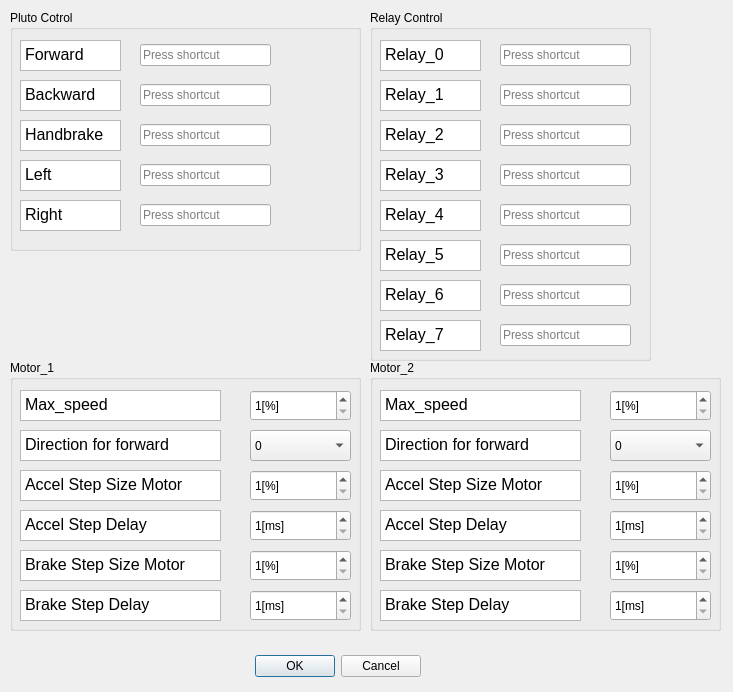
 <widget class="QDialog" name="Dialog">
  <property name="geometry">
   <rect>
    <x>0</x>
    <y>0</y>
    <width>733</width>
    <height>692</height>
   </rect>
  </property>
  <property name="windowTitle">
   <string>Control Configuration</string>
  </property>
  <widget class="QDialogButtonBox" name="buttonBox">
   <property name="geometry">
    <rect>
     <x>250</x>
     <y>650</y>
     <width>171</width>
     <height>32</height>
    </rect>
   </property>
   <property name="orientation">
    <enum>Qt::Horizontal</enum>
   </property>
   <property name="standardButtons">
    <set>QDialogButtonBox::Cancel|QDialogButtonBox::Ok</set>
   </property>
  </widget>
  <widget class="QGroupBox" name="groupBox_17">
   <property name="geometry">
    <rect>
     <x>10</x>
     <y>10</y>
     <width>351</width>
     <height>241</height>
    </rect>
   </property>
   <property name="title">
    <string>Pluto Cotrol</string>
   </property>
   <widget class="QTextEdit" name="tE_forward">
    <property name="geometry">
     <rect>
      <x>10</x>
      <y>30</y>
      <width>101</width>
      <height>31</height>
     </rect>
    </property>
    <property name="readOnly">
     <bool>true</bool>
    </property>
    <property name="html">
     <string>&lt;!DOCTYPE HTML PUBLIC &quot;-//W3C//DTD HTML 4.0//EN&quot; &quot;http://www.w3.org/TR/REC-html40/strict.dtd&quot;&gt;
&lt;html&gt;&lt;head&gt;&lt;meta name=&quot;qrichtext&quot; content=&quot;1&quot; /&gt;&lt;style type=&quot;text/css&quot;&gt;
p, li { white-space: pre-wrap; }
&lt;/style&gt;&lt;/head&gt;&lt;body style=&quot; font-family:'MS Shell Dlg 2'; font-size:8.25pt; font-weight:400; font-style:normal;&quot;&gt;
&lt;p style=&quot; margin-top:0px; margin-bottom:0px; margin-left:0px; margin-right:0px; -qt-block-indent:0; text-indent:0px;&quot;&gt;&lt;span style=&quot; font-size:12pt;&quot;&gt;Forward&lt;/span&gt;&lt;/p&gt;&lt;/body&gt;&lt;/html&gt;</string>
    </property>
   </widget>
   <widget class="QKeySequenceEdit" name="kSE_back">
    <property name="geometry">
     <rect>
      <x>130</x>
      <y>70</y>
      <width>131</width>
      <height>31</height>
     </rect>
    </property>
   </widget>
   <widget class="QTextEdit" name="tE_back">
    <property name="geometry">
     <rect>
      <x>10</x>
      <y>70</y>
      <width>101</width>
      <height>31</height>
     </rect>
    </property>
    <property name="readOnly">
     <bool>true</bool>
    </property>
    <property name="html">
     <string>&lt;!DOCTYPE HTML PUBLIC &quot;-//W3C//DTD HTML 4.0//EN&quot; &quot;http://www.w3.org/TR/REC-html40/strict.dtd&quot;&gt;
&lt;html&gt;&lt;head&gt;&lt;meta name=&quot;qrichtext&quot; content=&quot;1&quot; /&gt;&lt;style type=&quot;text/css&quot;&gt;
p, li { white-space: pre-wrap; }
&lt;/style&gt;&lt;/head&gt;&lt;body style=&quot; font-family:'MS Shell Dlg 2'; font-size:8.25pt; font-weight:400; font-style:normal;&quot;&gt;
&lt;p style=&quot; margin-top:0px; margin-bottom:0px; margin-left:0px; margin-right:0px; -qt-block-indent:0; text-indent:0px;&quot;&gt;&lt;span style=&quot; font-size:12pt;&quot;&gt;Backward&lt;/span&gt;&lt;/p&gt;&lt;/body&gt;&lt;/html&gt;</string>
    </property>
   </widget>
   <widget class="QTextEdit" name="tE_left">
    <property name="geometry">
     <rect>
      <x>10</x>
      <y>150</y>
      <width>101</width>
      <height>31</height>
     </rect>
    </property>
    <property name="readOnly">
     <bool>true</bool>
    </property>
    <property name="html">
     <string>&lt;!DOCTYPE HTML PUBLIC &quot;-//W3C//DTD HTML 4.0//EN&quot; &quot;http://www.w3.org/TR/REC-html40/strict.dtd&quot;&gt;
&lt;html&gt;&lt;head&gt;&lt;meta name=&quot;qrichtext&quot; content=&quot;1&quot; /&gt;&lt;style type=&quot;text/css&quot;&gt;
p, li { white-space: pre-wrap; }
&lt;/style&gt;&lt;/head&gt;&lt;body style=&quot; font-family:'MS Shell Dlg 2'; font-size:8.25pt; font-weight:400; font-style:normal;&quot;&gt;
&lt;p style=&quot; margin-top:0px; margin-bottom:0px; margin-left:0px; margin-right:0px; -qt-block-indent:0; text-indent:0px;&quot;&gt;&lt;span style=&quot; font-size:12pt;&quot;&gt;Left&lt;/span&gt;&lt;/p&gt;&lt;/body&gt;&lt;/html&gt;</string>
    </property>
   </widget>
   <widget class="QKeySequenceEdit" name="kSE_left">
    <property name="geometry">
     <rect>
      <x>130</x>
      <y>150</y>
      <width>131</width>
      <height>31</height>
     </rect>
    </property>
   </widget>
   <widget class="QKeySequenceEdit" name="kSE_right">
    <property name="geometry">
     <rect>
      <x>130</x>
      <y>190</y>
      <width>131</width>
      <height>31</height>
     </rect>
    </property>
   </widget>
   <widget class="QTextEdit" name="tE_right">
    <property name="geometry">
     <rect>
      <x>10</x>
      <y>190</y>
      <width>101</width>
      <height>31</height>
     </rect>
    </property>
    <property name="readOnly">
     <bool>true</bool>
    </property>
    <property name="html">
     <string>&lt;!DOCTYPE HTML PUBLIC &quot;-//W3C//DTD HTML 4.0//EN&quot; &quot;http://www.w3.org/TR/REC-html40/strict.dtd&quot;&gt;
&lt;html&gt;&lt;head&gt;&lt;meta name=&quot;qrichtext&quot; content=&quot;1&quot; /&gt;&lt;style type=&quot;text/css&quot;&gt;
p, li { white-space: pre-wrap; }
&lt;/style&gt;&lt;/head&gt;&lt;body style=&quot; font-family:'MS Shell Dlg 2'; font-size:8.25pt; font-weight:400; font-style:normal;&quot;&gt;
&lt;p style=&quot; margin-top:0px; margin-bottom:0px; margin-left:0px; margin-right:0px; -qt-block-indent:0; text-indent:0px;&quot;&gt;&lt;span style=&quot; font-size:12pt;&quot;&gt;Right&lt;/span&gt;&lt;/p&gt;&lt;/body&gt;&lt;/html&gt;</string>
    </property>
   </widget>
   <widget class="QKeySequenceEdit" name="kSE_forward">
    <property name="geometry">
     <rect>
      <x>130</x>
      <y>30</y>
      <width>131</width>
      <height>31</height>
     </rect>
    </property>
   </widget>
   <widget class="QKeySequenceEdit" name="kSE_stop">
    <property name="geometry">
     <rect>
      <x>130</x>
      <y>110</y>
      <width>131</width>
      <height>31</height>
     </rect>
    </property>
   </widget>
   <widget class="QTextEdit" name="tE_stop">
    <property name="geometry">
     <rect>
      <x>10</x>
      <y>110</y>
      <width>101</width>
      <height>31</height>
     </rect>
    </property>
    <property name="readOnly">
     <bool>true</bool>
    </property>
    <property name="html">
     <string>&lt;!DOCTYPE HTML PUBLIC &quot;-//W3C//DTD HTML 4.0//EN&quot; &quot;http://www.w3.org/TR/REC-html40/strict.dtd&quot;&gt;
&lt;html&gt;&lt;head&gt;&lt;meta name=&quot;qrichtext&quot; content=&quot;1&quot; /&gt;&lt;style type=&quot;text/css&quot;&gt;
p, li { white-space: pre-wrap; }
&lt;/style&gt;&lt;/head&gt;&lt;body style=&quot; font-family:'MS Shell Dlg 2'; font-size:8.25pt; font-weight:400; font-style:normal;&quot;&gt;
&lt;p style=&quot; margin-top:0px; margin-bottom:0px; margin-left:0px; margin-right:0px; -qt-block-indent:0; text-indent:0px;&quot;&gt;&lt;span style=&quot; font-size:12pt;&quot;&gt;Handbrake&lt;/span&gt;&lt;/p&gt;&lt;/body&gt;&lt;/html&gt;</string>
    </property>
   </widget>
  </widget>
  <widget class="QGroupBox" name="groupBox_18">
   <property name="geometry">
    <rect>
     <x>370</x>
     <y>10</y>
     <width>281</width>
     <height>351</height>
    </rect>
   </property>
   <property name="title">
    <string>Relay Control</string>
   </property>
   <widget class="QTextEdit" name="tE_r0">
    <property name="geometry">
     <rect>
      <x>10</x>
      <y>30</y>
      <width>101</width>
      <height>31</height>
     </rect>
    </property>
    <property name="readOnly">
     <bool>true</bool>
    </property>
    <property name="html">
     <string>&lt;!DOCTYPE HTML PUBLIC &quot;-//W3C//DTD HTML 4.0//EN&quot; &quot;http://www.w3.org/TR/REC-html40/strict.dtd&quot;&gt;
&lt;html&gt;&lt;head&gt;&lt;meta name=&quot;qrichtext&quot; content=&quot;1&quot; /&gt;&lt;style type=&quot;text/css&quot;&gt;
p, li { white-space: pre-wrap; }
&lt;/style&gt;&lt;/head&gt;&lt;body style=&quot; font-family:'MS Shell Dlg 2'; font-size:8.25pt; font-weight:400; font-style:normal;&quot;&gt;
&lt;p style=&quot; margin-top:0px; margin-bottom:0px; margin-left:0px; margin-right:0px; -qt-block-indent:0; text-indent:0px;&quot;&gt;&lt;span style=&quot; font-size:12pt;&quot;&gt;Relay_0&lt;/span&gt;&lt;/p&gt;&lt;/body&gt;&lt;/html&gt;</string>
    </property>
   </widget>
   <widget class="QKeySequenceEdit" name="kSE_r1">
    <property name="geometry">
     <rect>
      <x>130</x>
      <y>70</y>
      <width>131</width>
      <height>31</height>
     </rect>
    </property>
   </widget>
   <widget class="QTextEdit" name="tE_r1">
    <property name="geometry">
     <rect>
      <x>10</x>
      <y>70</y>
      <width>101</width>
      <height>31</height>
     </rect>
    </property>
    <property name="readOnly">
     <bool>true</bool>
    </property>
    <property name="html">
     <string>&lt;!DOCTYPE HTML PUBLIC &quot;-//W3C//DTD HTML 4.0//EN&quot; &quot;http://www.w3.org/TR/REC-html40/strict.dtd&quot;&gt;
&lt;html&gt;&lt;head&gt;&lt;meta name=&quot;qrichtext&quot; content=&quot;1&quot; /&gt;&lt;style type=&quot;text/css&quot;&gt;
p, li { white-space: pre-wrap; }
&lt;/style&gt;&lt;/head&gt;&lt;body style=&quot; font-family:'MS Shell Dlg 2'; font-size:8.25pt; font-weight:400; font-style:normal;&quot;&gt;
&lt;p style=&quot; margin-top:0px; margin-bottom:0px; margin-left:0px; margin-right:0px; -qt-block-indent:0; text-indent:0px;&quot;&gt;&lt;span style=&quot; font-size:12pt;&quot;&gt;Relay_1&lt;/span&gt;&lt;/p&gt;&lt;/body&gt;&lt;/html&gt;</string>
    </property>
   </widget>
   <widget class="QTextEdit" name="tE_r3">
    <property name="geometry">
     <rect>
      <x>10</x>
      <y>150</y>
      <width>101</width>
      <height>31</height>
     </rect>
    </property>
    <property name="readOnly">
     <bool>true</bool>
    </property>
    <property name="html">
     <string>&lt;!DOCTYPE HTML PUBLIC &quot;-//W3C//DTD HTML 4.0//EN&quot; &quot;http://www.w3.org/TR/REC-html40/strict.dtd&quot;&gt;
&lt;html&gt;&lt;head&gt;&lt;meta name=&quot;qrichtext&quot; content=&quot;1&quot; /&gt;&lt;style type=&quot;text/css&quot;&gt;
p, li { white-space: pre-wrap; }
&lt;/style&gt;&lt;/head&gt;&lt;body style=&quot; font-family:'MS Shell Dlg 2'; font-size:8.25pt; font-weight:400; font-style:normal;&quot;&gt;
&lt;p style=&quot; margin-top:0px; margin-bottom:0px; margin-left:0px; margin-right:0px; -qt-block-indent:0; text-indent:0px;&quot;&gt;&lt;span style=&quot; font-size:12pt;&quot;&gt;Relay_3&lt;/span&gt;&lt;/p&gt;&lt;/body&gt;&lt;/html&gt;</string>
    </property>
   </widget>
   <widget class="QKeySequenceEdit" name="kSE_r3">
    <property name="geometry">
     <rect>
      <x>130</x>
      <y>150</y>
      <width>131</width>
      <height>31</height>
     </rect>
    </property>
   </widget>
   <widget class="QKeySequenceEdit" name="kSE_r4">
    <property name="geometry">
     <rect>
      <x>130</x>
      <y>190</y>
      <width>131</width>
      <height>31</height>
     </rect>
    </property>
   </widget>
   <widget class="QTextEdit" name="tE_r4">
    <property name="geometry">
     <rect>
      <x>10</x>
      <y>190</y>
      <width>101</width>
      <height>31</height>
     </rect>
    </property>
    <property name="readOnly">
     <bool>true</bool>
    </property>
    <property name="html">
     <string>&lt;!DOCTYPE HTML PUBLIC &quot;-//W3C//DTD HTML 4.0//EN&quot; &quot;http://www.w3.org/TR/REC-html40/strict.dtd&quot;&gt;
&lt;html&gt;&lt;head&gt;&lt;meta name=&quot;qrichtext&quot; content=&quot;1&quot; /&gt;&lt;style type=&quot;text/css&quot;&gt;
p, li { white-space: pre-wrap; }
&lt;/style&gt;&lt;/head&gt;&lt;body style=&quot; font-family:'MS Shell Dlg 2'; font-size:8.25pt; font-weight:400; font-style:normal;&quot;&gt;
&lt;p style=&quot; margin-top:0px; margin-bottom:0px; margin-left:0px; margin-right:0px; -qt-block-indent:0; text-indent:0px;&quot;&gt;&lt;span style=&quot; font-size:12pt;&quot;&gt;Relay_4&lt;/span&gt;&lt;/p&gt;&lt;/body&gt;&lt;/html&gt;</string>
    </property>
   </widget>
   <widget class="QKeySequenceEdit" name="kSE_r0">
    <property name="geometry">
     <rect>
      <x>130</x>
      <y>30</y>
      <width>131</width>
      <height>31</height>
     </rect>
    </property>
   </widget>
   <widget class="QKeySequenceEdit" name="kSE_r2">
    <property name="geometry">
     <rect>
      <x>130</x>
      <y>110</y>
      <width>131</width>
      <height>31</height>
     </rect>
    </property>
   </widget>
   <widget class="QTextEdit" name="tE_r2">
    <property name="geometry">
     <rect>
      <x>10</x>
      <y>110</y>
      <width>101</width>
      <height>31</height>
     </rect>
    </property>
    <property name="readOnly">
     <bool>true</bool>
    </property>
    <property name="html">
     <string>&lt;!DOCTYPE HTML PUBLIC &quot;-//W3C//DTD HTML 4.0//EN&quot; &quot;http://www.w3.org/TR/REC-html40/strict.dtd&quot;&gt;
&lt;html&gt;&lt;head&gt;&lt;meta name=&quot;qrichtext&quot; content=&quot;1&quot; /&gt;&lt;style type=&quot;text/css&quot;&gt;
p, li { white-space: pre-wrap; }
&lt;/style&gt;&lt;/head&gt;&lt;body style=&quot; font-family:'MS Shell Dlg 2'; font-size:8.25pt; font-weight:400; font-style:normal;&quot;&gt;
&lt;p style=&quot; margin-top:0px; margin-bottom:0px; margin-left:0px; margin-right:0px; -qt-block-indent:0; text-indent:0px;&quot;&gt;&lt;span style=&quot; font-size:12pt;&quot;&gt;Relay_2&lt;/span&gt;&lt;/p&gt;&lt;/body&gt;&lt;/html&gt;</string>
    </property>
   </widget>
   <widget class="QTextEdit" name="tE_r7">
    <property name="geometry">
     <rect>
      <x>10</x>
      <y>310</y>
      <width>101</width>
      <height>31</height>
     </rect>
    </property>
    <property name="readOnly">
     <bool>true</bool>
    </property>
    <property name="html">
     <string>&lt;!DOCTYPE HTML PUBLIC &quot;-//W3C//DTD HTML 4.0//EN&quot; &quot;http://www.w3.org/TR/REC-html40/strict.dtd&quot;&gt;
&lt;html&gt;&lt;head&gt;&lt;meta name=&quot;qrichtext&quot; content=&quot;1&quot; /&gt;&lt;style type=&quot;text/css&quot;&gt;
p, li { white-space: pre-wrap; }
&lt;/style&gt;&lt;/head&gt;&lt;body style=&quot; font-family:'MS Shell Dlg 2'; font-size:8.25pt; font-weight:400; font-style:normal;&quot;&gt;
&lt;p style=&quot; margin-top:0px; margin-bottom:0px; margin-left:0px; margin-right:0px; -qt-block-indent:0; text-indent:0px;&quot;&gt;&lt;span style=&quot; font-size:12pt;&quot;&gt;Relay_7&lt;/span&gt;&lt;/p&gt;&lt;/body&gt;&lt;/html&gt;</string>
    </property>
   </widget>
   <widget class="QKeySequenceEdit" name="kSE_r5">
    <property name="geometry">
     <rect>
      <x>130</x>
      <y>230</y>
      <width>131</width>
      <height>31</height>
     </rect>
    </property>
   </widget>
   <widget class="QTextEdit" name="tE_r5">
    <property name="geometry">
     <rect>
      <x>10</x>
      <y>230</y>
      <width>101</width>
      <height>31</height>
     </rect>
    </property>
    <property name="readOnly">
     <bool>true</bool>
    </property>
    <property name="html">
     <string>&lt;!DOCTYPE HTML PUBLIC &quot;-//W3C//DTD HTML 4.0//EN&quot; &quot;http://www.w3.org/TR/REC-html40/strict.dtd&quot;&gt;
&lt;html&gt;&lt;head&gt;&lt;meta name=&quot;qrichtext&quot; content=&quot;1&quot; /&gt;&lt;style type=&quot;text/css&quot;&gt;
p, li { white-space: pre-wrap; }
&lt;/style&gt;&lt;/head&gt;&lt;body style=&quot; font-family:'MS Shell Dlg 2'; font-size:8.25pt; font-weight:400; font-style:normal;&quot;&gt;
&lt;p style=&quot; margin-top:0px; margin-bottom:0px; margin-left:0px; margin-right:0px; -qt-block-indent:0; text-indent:0px;&quot;&gt;&lt;span style=&quot; font-size:12pt;&quot;&gt;Relay_5&lt;/span&gt;&lt;/p&gt;&lt;/body&gt;&lt;/html&gt;</string>
    </property>
   </widget>
   <widget class="QTextEdit" name="tE_r6">
    <property name="geometry">
     <rect>
      <x>10</x>
      <y>270</y>
      <width>101</width>
      <height>31</height>
     </rect>
    </property>
    <property name="readOnly">
     <bool>true</bool>
    </property>
    <property name="html">
     <string>&lt;!DOCTYPE HTML PUBLIC &quot;-//W3C//DTD HTML 4.0//EN&quot; &quot;http://www.w3.org/TR/REC-html40/strict.dtd&quot;&gt;
&lt;html&gt;&lt;head&gt;&lt;meta name=&quot;qrichtext&quot; content=&quot;1&quot; /&gt;&lt;style type=&quot;text/css&quot;&gt;
p, li { white-space: pre-wrap; }
&lt;/style&gt;&lt;/head&gt;&lt;body style=&quot; font-family:'MS Shell Dlg 2'; font-size:8.25pt; font-weight:400; font-style:normal;&quot;&gt;
&lt;p style=&quot; margin-top:0px; margin-bottom:0px; margin-left:0px; margin-right:0px; -qt-block-indent:0; text-indent:0px;&quot;&gt;&lt;span style=&quot; font-size:12pt;&quot;&gt;Relay_6&lt;/span&gt;&lt;/p&gt;&lt;/body&gt;&lt;/html&gt;</string>
    </property>
   </widget>
   <widget class="QKeySequenceEdit" name="kSE_r7">
    <property name="geometry">
     <rect>
      <x>130</x>
      <y>310</y>
      <width>131</width>
      <height>31</height>
     </rect>
    </property>
   </widget>
   <widget class="QKeySequenceEdit" name="kSE_r6">
    <property name="geometry">
     <rect>
      <x>130</x>
      <y>270</y>
      <width>131</width>
      <height>31</height>
     </rect>
    </property>
   </widget>
  </widget>
  <widget class="QGroupBox" name="gB_Motor_1">
   <property name="geometry">
    <rect>
     <x>10</x>
     <y>360</y>
     <width>351</width>
     <height>271</height>
    </rect>
   </property>
   <property name="title">
    <string>Motor_1</string>
   </property>
   <widget class="QSpinBox" name="sB_Brake_step_1">
    <property name="geometry">
     <rect>
      <x>240</x>
      <y>190</y>
      <width>101</width>
      <height>31</height>
     </rect>
    </property>
    <property name="suffix">
     <string>[%]</string>
    </property>
    <property name="prefix">
     <string/>
    </property>
    <property name="minimum">
     <number>1</number>
    </property>
    <property name="maximum">
     <number>99</number>
    </property>
   </widget>
   <widget class="QSpinBox" name="sB_Accel_delay_1">
    <property name="geometry">
     <rect>
      <x>240</x>
      <y>150</y>
      <width>101</width>
      <height>31</height>
     </rect>
    </property>
    <property name="specialValueText">
     <string/>
    </property>
    <property name="suffix">
     <string>[ms]</string>
    </property>
    <property name="minimum">
     <number>1</number>
    </property>
    <property name="maximum">
     <number>65535</number>
    </property>
   </widget>
   <widget class="QSpinBox" name="sB_max_speed_1">
    <property name="geometry">
     <rect>
      <x>240</x>
      <y>30</y>
      <width>101</width>
      <height>31</height>
     </rect>
    </property>
    <property name="suffix">
     <string>[%]</string>
    </property>
    <property name="minimum">
     <number>1</number>
    </property>
    <property name="maximum">
     <number>100</number>
    </property>
   </widget>
   <widget class="QTextEdit" name="tE_max_speed_1">
    <property name="geometry">
     <rect>
      <x>10</x>
      <y>30</y>
      <width>201</width>
      <height>31</height>
     </rect>
    </property>
    <property name="readOnly">
     <bool>true</bool>
    </property>
    <property name="html">
     <string>&lt;!DOCTYPE HTML PUBLIC &quot;-//W3C//DTD HTML 4.0//EN&quot; &quot;http://www.w3.org/TR/REC-html40/strict.dtd&quot;&gt;
&lt;html&gt;&lt;head&gt;&lt;meta name=&quot;qrichtext&quot; content=&quot;1&quot; /&gt;&lt;style type=&quot;text/css&quot;&gt;
p, li { white-space: pre-wrap; }
&lt;/style&gt;&lt;/head&gt;&lt;body style=&quot; font-family:'MS Shell Dlg 2'; font-size:8.25pt; font-weight:400; font-style:normal;&quot;&gt;
&lt;p style=&quot; margin-top:0px; margin-bottom:0px; margin-left:0px; margin-right:0px; -qt-block-indent:0; text-indent:0px;&quot;&gt;&lt;span style=&quot; font-size:12pt;&quot;&gt;Max_speed&lt;/span&gt;&lt;/p&gt;&lt;/body&gt;&lt;/html&gt;</string>
    </property>
   </widget>
   <widget class="QTextEdit" name="tE_dir_1">
    <property name="geometry">
     <rect>
      <x>10</x>
      <y>70</y>
      <width>201</width>
      <height>31</height>
     </rect>
    </property>
    <property name="readOnly">
     <bool>true</bool>
    </property>
    <property name="html">
     <string>&lt;!DOCTYPE HTML PUBLIC &quot;-//W3C//DTD HTML 4.0//EN&quot; &quot;http://www.w3.org/TR/REC-html40/strict.dtd&quot;&gt;
&lt;html&gt;&lt;head&gt;&lt;meta name=&quot;qrichtext&quot; content=&quot;1&quot; /&gt;&lt;style type=&quot;text/css&quot;&gt;
p, li { white-space: pre-wrap; }
&lt;/style&gt;&lt;/head&gt;&lt;body style=&quot; font-family:'MS Shell Dlg 2'; font-size:8.25pt; font-weight:400; font-style:normal;&quot;&gt;
&lt;p style=&quot; margin-top:0px; margin-bottom:0px; margin-left:0px; margin-right:0px; -qt-block-indent:0; text-indent:0px;&quot;&gt;&lt;span style=&quot; font-size:12pt;&quot;&gt;Direction for forward&lt;/span&gt;&lt;/p&gt;&lt;/body&gt;&lt;/html&gt;</string>
    </property>
   </widget>
   <widget class="QTextEdit" name="tE_Brake_delay_1">
    <property name="geometry">
     <rect>
      <x>10</x>
      <y>230</y>
      <width>201</width>
      <height>31</height>
     </rect>
    </property>
    <property name="readOnly">
     <bool>true</bool>
    </property>
    <property name="html">
     <string>&lt;!DOCTYPE HTML PUBLIC &quot;-//W3C//DTD HTML 4.0//EN&quot; &quot;http://www.w3.org/TR/REC-html40/strict.dtd&quot;&gt;
&lt;html&gt;&lt;head&gt;&lt;meta name=&quot;qrichtext&quot; content=&quot;1&quot; /&gt;&lt;style type=&quot;text/css&quot;&gt;
p, li { white-space: pre-wrap; }
&lt;/style&gt;&lt;/head&gt;&lt;body style=&quot; font-family:'MS Shell Dlg 2'; font-size:8.25pt; font-weight:400; font-style:normal;&quot;&gt;
&lt;p style=&quot; margin-top:0px; margin-bottom:0px; margin-left:0px; margin-right:0px; -qt-block-indent:0; text-indent:0px;&quot;&gt;&lt;span style=&quot; font-size:12pt;&quot;&gt;Brake Step Delay&lt;/span&gt;&lt;/p&gt;&lt;/body&gt;&lt;/html&gt;</string>
    </property>
   </widget>
   <widget class="QTextEdit" name="tE_Brake_step_1">
    <property name="geometry">
     <rect>
      <x>10</x>
      <y>190</y>
      <width>201</width>
      <height>31</height>
     </rect>
    </property>
    <property name="readOnly">
     <bool>true</bool>
    </property>
    <property name="html">
     <string>&lt;!DOCTYPE HTML PUBLIC &quot;-//W3C//DTD HTML 4.0//EN&quot; &quot;http://www.w3.org/TR/REC-html40/strict.dtd&quot;&gt;
&lt;html&gt;&lt;head&gt;&lt;meta name=&quot;qrichtext&quot; content=&quot;1&quot; /&gt;&lt;style type=&quot;text/css&quot;&gt;
p, li { white-space: pre-wrap; }
&lt;/style&gt;&lt;/head&gt;&lt;body style=&quot; font-family:'MS Shell Dlg 2'; font-size:8.25pt; font-weight:400; font-style:normal;&quot;&gt;
&lt;p style=&quot; margin-top:0px; margin-bottom:0px; margin-left:0px; margin-right:0px; -qt-block-indent:0; text-indent:0px;&quot;&gt;&lt;span style=&quot; font-size:12pt;&quot;&gt;Brake Step Size Motor&lt;/span&gt;&lt;/p&gt;&lt;/body&gt;&lt;/html&gt;</string>
    </property>
   </widget>
   <widget class="QTextEdit" name="tE_Accel_delay_1">
    <property name="geometry">
     <rect>
      <x>10</x>
      <y>150</y>
      <width>201</width>
      <height>31</height>
     </rect>
    </property>
    <property name="readOnly">
     <bool>true</bool>
    </property>
    <property name="html">
     <string>&lt;!DOCTYPE HTML PUBLIC &quot;-//W3C//DTD HTML 4.0//EN&quot; &quot;http://www.w3.org/TR/REC-html40/strict.dtd&quot;&gt;
&lt;html&gt;&lt;head&gt;&lt;meta name=&quot;qrichtext&quot; content=&quot;1&quot; /&gt;&lt;style type=&quot;text/css&quot;&gt;
p, li { white-space: pre-wrap; }
&lt;/style&gt;&lt;/head&gt;&lt;body style=&quot; font-family:'MS Shell Dlg 2'; font-size:8.25pt; font-weight:400; font-style:normal;&quot;&gt;
&lt;p style=&quot; margin-top:0px; margin-bottom:0px; margin-left:0px; margin-right:0px; -qt-block-indent:0; text-indent:0px;&quot;&gt;&lt;span style=&quot; font-size:12pt;&quot;&gt;Accel Step Delay&lt;/span&gt;&lt;/p&gt;&lt;/body&gt;&lt;/html&gt;</string>
    </property>
   </widget>
   <widget class="QSpinBox" name="sB_Accel_step_1">
    <property name="geometry">
     <rect>
      <x>240</x>
      <y>110</y>
      <width>101</width>
      <height>31</height>
     </rect>
    </property>
    <property name="suffix">
     <string>[%]</string>
    </property>
    <property name="prefix">
     <string/>
    </property>
    <property name="minimum">
     <number>1</number>
    </property>
    <property name="maximum">
     <number>99</number>
    </property>
   </widget>
   <widget class="QComboBox" name="cB_dir_1">
    <property name="geometry">
     <rect>
      <x>240</x>
      <y>70</y>
      <width>101</width>
      <height>31</height>
     </rect>
    </property>
    <item>
     <property name="text">
      <string>0</string>
     </property>
    </item>
    <item>
     <property name="text">
      <string>1</string>
     </property>
    </item>
   </widget>
   <widget class="QTextEdit" name="tE_Accel_step_1">
    <property name="geometry">
     <rect>
      <x>10</x>
      <y>110</y>
      <width>201</width>
      <height>31</height>
     </rect>
    </property>
    <property name="readOnly">
     <bool>true</bool>
    </property>
    <property name="html">
     <string>&lt;!DOCTYPE HTML PUBLIC &quot;-//W3C//DTD HTML 4.0//EN&quot; &quot;http://www.w3.org/TR/REC-html40/strict.dtd&quot;&gt;
&lt;html&gt;&lt;head&gt;&lt;meta name=&quot;qrichtext&quot; content=&quot;1&quot; /&gt;&lt;style type=&quot;text/css&quot;&gt;
p, li { white-space: pre-wrap; }
&lt;/style&gt;&lt;/head&gt;&lt;body style=&quot; font-family:'MS Shell Dlg 2'; font-size:8.25pt; font-weight:400; font-style:normal;&quot;&gt;
&lt;p style=&quot; margin-top:0px; margin-bottom:0px; margin-left:0px; margin-right:0px; -qt-block-indent:0; text-indent:0px;&quot;&gt;&lt;span style=&quot; font-size:12pt;&quot;&gt;Accel Step Size Motor&lt;/span&gt;&lt;/p&gt;&lt;/body&gt;&lt;/html&gt;</string>
    </property>
   </widget>
   <widget class="QSpinBox" name="sB_Brake_delay_1">
    <property name="geometry">
     <rect>
      <x>240</x>
      <y>230</y>
      <width>101</width>
      <height>31</height>
     </rect>
    </property>
    <property name="specialValueText">
     <string/>
    </property>
    <property name="suffix">
     <string>[ms]</string>
    </property>
    <property name="minimum">
     <number>1</number>
    </property>
    <property name="maximum">
     <number>65535</number>
    </property>
   </widget>
  </widget>
  <widget class="QGroupBox" name="gB_Motor_2">
   <property name="geometry">
    <rect>
     <x>370</x>
     <y>360</y>
     <width>351</width>
     <height>271</height>
    </rect>
   </property>
   <property name="title">
    <string>Motor_2</string>
   </property>
   <widget class="QSpinBox" name="sB_Brake_step_2">
    <property name="geometry">
     <rect>
      <x>240</x>
      <y>190</y>
      <width>101</width>
      <height>31</height>
     </rect>
    </property>
    <property name="suffix">
     <string>[%]</string>
    </property>
    <property name="prefix">
     <string/>
    </property>
    <property name="minimum">
     <number>1</number>
    </property>
    <property name="maximum">
     <number>99</number>
    </property>
   </widget>
   <widget class="QSpinBox" name="sB_Accel_delay_2">
    <property name="geometry">
     <rect>
      <x>240</x>
      <y>150</y>
      <width>101</width>
      <height>31</height>
     </rect>
    </property>
    <property name="specialValueText">
     <string/>
    </property>
    <property name="suffix">
     <string>[ms]</string>
    </property>
    <property name="minimum">
     <number>1</number>
    </property>
    <property name="maximum">
     <number>65535</number>
    </property>
   </widget>
   <widget class="QSpinBox" name="sB_max_speed_2">
    <property name="geometry">
     <rect>
      <x>240</x>
      <y>30</y>
      <width>101</width>
      <height>31</height>
     </rect>
    </property>
    <property name="suffix">
     <string>[%]</string>
    </property>
    <property name="minimum">
     <number>1</number>
    </property>
    <property name="maximum">
     <number>100</number>
    </property>
   </widget>
   <widget class="QTextEdit" name="tE_max_speed_2">
    <property name="geometry">
     <rect>
      <x>10</x>
      <y>30</y>
      <width>201</width>
      <height>31</height>
     </rect>
    </property>
    <property name="readOnly">
     <bool>true</bool>
    </property>
    <property name="html">
     <string>&lt;!DOCTYPE HTML PUBLIC &quot;-//W3C//DTD HTML 4.0//EN&quot; &quot;http://www.w3.org/TR/REC-html40/strict.dtd&quot;&gt;
&lt;html&gt;&lt;head&gt;&lt;meta name=&quot;qrichtext&quot; content=&quot;1&quot; /&gt;&lt;style type=&quot;text/css&quot;&gt;
p, li { white-space: pre-wrap; }
&lt;/style&gt;&lt;/head&gt;&lt;body style=&quot; font-family:'MS Shell Dlg 2'; font-size:8.25pt; font-weight:400; font-style:normal;&quot;&gt;
&lt;p style=&quot; margin-top:0px; margin-bottom:0px; margin-left:0px; margin-right:0px; -qt-block-indent:0; text-indent:0px;&quot;&gt;&lt;span style=&quot; font-size:12pt;&quot;&gt;Max_speed&lt;/span&gt;&lt;/p&gt;&lt;/body&gt;&lt;/html&gt;</string>
    </property>
   </widget>
   <widget class="QTextEdit" name="tE_dir_2">
    <property name="geometry">
     <rect>
      <x>10</x>
      <y>70</y>
      <width>201</width>
      <height>31</height>
     </rect>
    </property>
    <property name="readOnly">
     <bool>true</bool>
    </property>
    <property name="html">
     <string>&lt;!DOCTYPE HTML PUBLIC &quot;-//W3C//DTD HTML 4.0//EN&quot; &quot;http://www.w3.org/TR/REC-html40/strict.dtd&quot;&gt;
&lt;html&gt;&lt;head&gt;&lt;meta name=&quot;qrichtext&quot; content=&quot;1&quot; /&gt;&lt;style type=&quot;text/css&quot;&gt;
p, li { white-space: pre-wrap; }
&lt;/style&gt;&lt;/head&gt;&lt;body style=&quot; font-family:'MS Shell Dlg 2'; font-size:8.25pt; font-weight:400; font-style:normal;&quot;&gt;
&lt;p style=&quot; margin-top:0px; margin-bottom:0px; margin-left:0px; margin-right:0px; -qt-block-indent:0; text-indent:0px;&quot;&gt;&lt;span style=&quot; font-size:12pt;&quot;&gt;Direction for forward&lt;/span&gt;&lt;/p&gt;&lt;/body&gt;&lt;/html&gt;</string>
    </property>
   </widget>
   <widget class="QTextEdit" name="tE_Brake_delay_2">
    <property name="geometry">
     <rect>
      <x>10</x>
      <y>230</y>
      <width>201</width>
      <height>31</height>
     </rect>
    </property>
    <property name="readOnly">
     <bool>true</bool>
    </property>
    <property name="html">
     <string>&lt;!DOCTYPE HTML PUBLIC &quot;-//W3C//DTD HTML 4.0//EN&quot; &quot;http://www.w3.org/TR/REC-html40/strict.dtd&quot;&gt;
&lt;html&gt;&lt;head&gt;&lt;meta name=&quot;qrichtext&quot; content=&quot;1&quot; /&gt;&lt;style type=&quot;text/css&quot;&gt;
p, li { white-space: pre-wrap; }
&lt;/style&gt;&lt;/head&gt;&lt;body style=&quot; font-family:'MS Shell Dlg 2'; font-size:8.25pt; font-weight:400; font-style:normal;&quot;&gt;
&lt;p style=&quot; margin-top:0px; margin-bottom:0px; margin-left:0px; margin-right:0px; -qt-block-indent:0; text-indent:0px;&quot;&gt;&lt;span style=&quot; font-size:12pt;&quot;&gt;Brake Step Delay&lt;/span&gt;&lt;/p&gt;&lt;/body&gt;&lt;/html&gt;</string>
    </property>
   </widget>
   <widget class="QTextEdit" name="tE_Brake_step_2">
    <property name="geometry">
     <rect>
      <x>10</x>
      <y>190</y>
      <width>201</width>
      <height>31</height>
     </rect>
    </property>
    <property name="readOnly">
     <bool>true</bool>
    </property>
    <property name="html">
     <string>&lt;!DOCTYPE HTML PUBLIC &quot;-//W3C//DTD HTML 4.0//EN&quot; &quot;http://www.w3.org/TR/REC-html40/strict.dtd&quot;&gt;
&lt;html&gt;&lt;head&gt;&lt;meta name=&quot;qrichtext&quot; content=&quot;1&quot; /&gt;&lt;style type=&quot;text/css&quot;&gt;
p, li { white-space: pre-wrap; }
&lt;/style&gt;&lt;/head&gt;&lt;body style=&quot; font-family:'MS Shell Dlg 2'; font-size:8.25pt; font-weight:400; font-style:normal;&quot;&gt;
&lt;p style=&quot; margin-top:0px; margin-bottom:0px; margin-left:0px; margin-right:0px; -qt-block-indent:0; text-indent:0px;&quot;&gt;&lt;span style=&quot; font-size:12pt;&quot;&gt;Brake Step Size Motor&lt;/span&gt;&lt;/p&gt;&lt;/body&gt;&lt;/html&gt;</string>
    </property>
   </widget>
   <widget class="QTextEdit" name="tE_Accel_delay_2">
    <property name="geometry">
     <rect>
      <x>10</x>
      <y>150</y>
      <width>201</width>
      <height>31</height>
     </rect>
    </property>
    <property name="readOnly">
     <bool>true</bool>
    </property>
    <property name="html">
     <string>&lt;!DOCTYPE HTML PUBLIC &quot;-//W3C//DTD HTML 4.0//EN&quot; &quot;http://www.w3.org/TR/REC-html40/strict.dtd&quot;&gt;
&lt;html&gt;&lt;head&gt;&lt;meta name=&quot;qrichtext&quot; content=&quot;1&quot; /&gt;&lt;style type=&quot;text/css&quot;&gt;
p, li { white-space: pre-wrap; }
&lt;/style&gt;&lt;/head&gt;&lt;body style=&quot; font-family:'MS Shell Dlg 2'; font-size:8.25pt; font-weight:400; font-style:normal;&quot;&gt;
&lt;p style=&quot; margin-top:0px; margin-bottom:0px; margin-left:0px; margin-right:0px; -qt-block-indent:0; text-indent:0px;&quot;&gt;&lt;span style=&quot; font-size:12pt;&quot;&gt;Accel Step Delay&lt;/span&gt;&lt;/p&gt;&lt;/body&gt;&lt;/html&gt;</string>
    </property>
   </widget>
   <widget class="QSpinBox" name="sB_Accel_step_2">
    <property name="geometry">
     <rect>
      <x>240</x>
      <y>110</y>
      <width>101</width>
      <height>31</height>
     </rect>
    </property>
    <property name="suffix">
     <string>[%]</string>
    </property>
    <property name="prefix">
     <string/>
    </property>
    <property name="minimum">
     <number>1</number>
    </property>
    <property name="maximum">
     <number>99</number>
    </property>
   </widget>
   <widget class="QComboBox" name="cB_dir_2">
    <property name="geometry">
     <rect>
      <x>240</x>
      <y>70</y>
      <width>101</width>
      <height>31</height>
     </rect>
    </property>
    <item>
     <property name="text">
      <string>0</string>
     </property>
    </item>
    <item>
     <property name="text">
      <string>1</string>
     </property>
    </item>
   </widget>
   <widget class="QTextEdit" name="tE_Accel_step_2">
    <property name="geometry">
     <rect>
      <x>10</x>
      <y>110</y>
      <width>201</width>
      <height>31</height>
     </rect>
    </property>
    <property name="readOnly">
     <bool>true</bool>
    </property>
    <property name="html">
     <string>&lt;!DOCTYPE HTML PUBLIC &quot;-//W3C//DTD HTML 4.0//EN&quot; &quot;http://www.w3.org/TR/REC-html40/strict.dtd&quot;&gt;
&lt;html&gt;&lt;head&gt;&lt;meta name=&quot;qrichtext&quot; content=&quot;1&quot; /&gt;&lt;style type=&quot;text/css&quot;&gt;
p, li { white-space: pre-wrap; }
&lt;/style&gt;&lt;/head&gt;&lt;body style=&quot; font-family:'MS Shell Dlg 2'; font-size:8.25pt; font-weight:400; font-style:normal;&quot;&gt;
&lt;p style=&quot; margin-top:0px; margin-bottom:0px; margin-left:0px; margin-right:0px; -qt-block-indent:0; text-indent:0px;&quot;&gt;&lt;span style=&quot; font-size:12pt;&quot;&gt;Accel Step Size Motor&lt;/span&gt;&lt;/p&gt;&lt;/body&gt;&lt;/html&gt;</string>
    </property>
   </widget>
   <widget class="QSpinBox" name="sB_Brake_delay_2">
    <property name="geometry">
     <rect>
      <x>240</x>
      <y>230</y>
      <width>101</width>
      <height>31</height>
     </rect>
    </property>
    <property name="specialValueText">
     <string/>
    </property>
    <property name="suffix">
     <string>[ms]</string>
    </property>
    <property name="minimum">
     <number>1</number>
    </property>
    <property name="maximum">
     <number>65535</number>
    </property>
   </widget>
  </widget>
 </widget>
